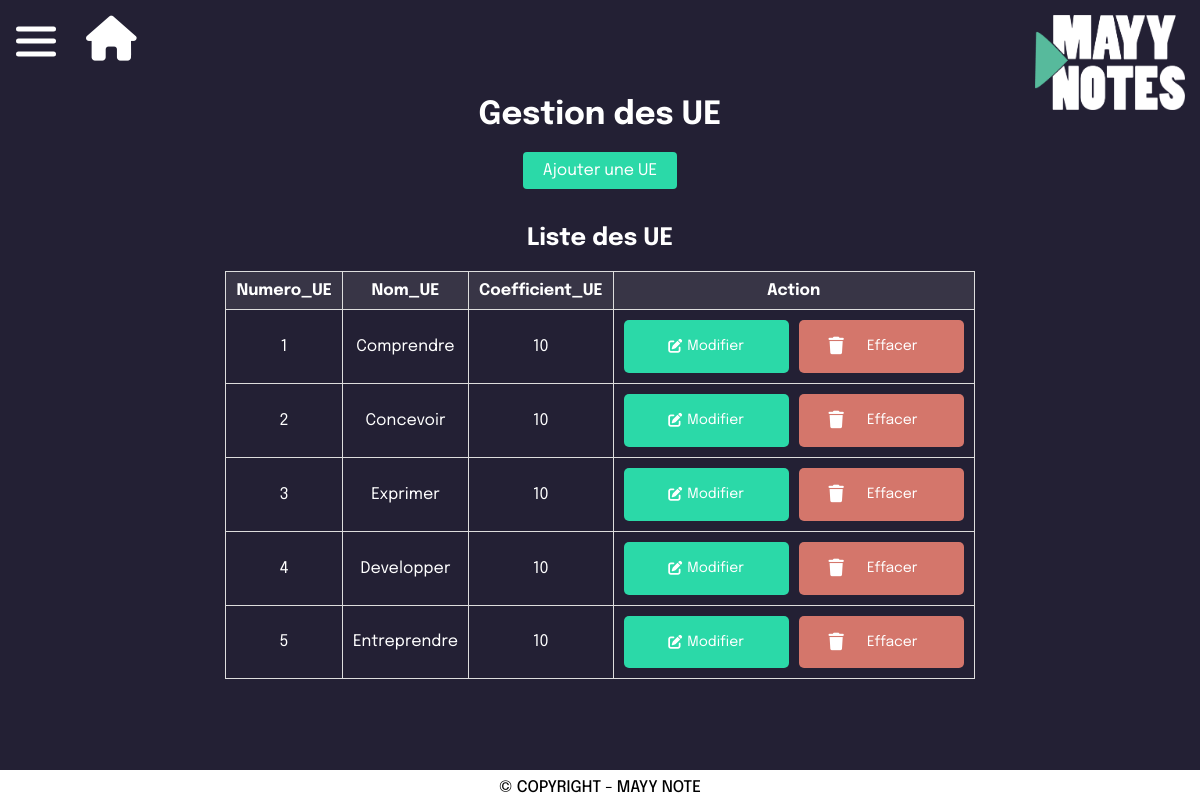
Page /html/admin_gestionue.php (signed in) on the committed database.
### tables this page shows
CREATE TABLE `ue` (
  `Numero_UE` int(11) NOT NULL,
  `Nom_UE` varchar(20) DEFAULT NULL,
  `Coefficient_UE` int(11) DEFAULT NULL
);

### html/admin_gestionue.php (the view, shortened to what this page needs)
<!DOCTYPE html>
<html lang="fr">
<head>
    <link rel="stylesheet" href="https://cdnjs.cloudflare.com/ajax/libs/font-awesome/6.5.1/css/all.min.css"/>
    <link rel="stylesheet" href="../css/style_admin_gestion.css">
</head>
<body>
<header>
    <?php include '../include/logo.php'?>
</header>
<?php include '../include/menu_admin.php'?>
<br>
<h1>Gestion des UE</h1>
<button id="ajouter-button" onclick="AjouterUe()">Ajouter une UE</button>
<br>
<h2>Liste des UE</h2>
<?php
include '../include/connexionBD.php';
$resultat = $connexion->query("SELECT * FROM ue");
if ($resultat->rowCount() > 0) {
    echo "<table border='1'>
                <tr>
                    <th>Numero_UE</th>
                    <th>Nom_UE</th>
                    <th>Coefficient_UE</th>
                    <th>Action</th>
                </tr>";
    foreach ($resultat as $row) {
        echo "<tr>
                    <td>" . $row["Numero_UE"] . "</td>
                    <td>" . $row["Nom_UE"] . "</td>
                    <td>" . $row["Coefficient_UE"] . "</td>
                    <td>
                        <div class='button-container'>
                            <a href='../script/modifier_ue.php?id=" . $row["Numero_UE"] . "' class='edit-button'><i class='fas fa-edit'></i> Modifier</a> <br>
                            <a href='../script/supprimer_ue.php?id=" . $row["Numero_UE"] . "' class='delete-button' onclick=\"return confirm('Êtes-vous sûr de vouloir supprimer cette ue?');\"><i class='fas fa-trash fa-border fa-lg'></i>Effacer</a>
                        </div>
                    </td>
                </tr>";
    }
    echo "</table>";
} else {
    echo "<script>alert('Aucune UE trouvée');</script>";
}
?>
<?php include '../include/footer.php'?>
</body>
</html>

### css/style_admin_gestion.css (style rules this page uses)
body { font-family: "Epilogue", sans-serif; color: #ffffff; background-color: #F2F3F8; margin: 0; padding: 0; }
h1, h2 { text-align: center; }
.edit-button { background-color: #2BD9A8; color: white; padding: 8px 12px; text-decoration: none; border-radius: 5px; border: none; font-size: 14px; width: 165px; cursor: pointer; transition: background-color 0.3s ease, color 0.3s ease; display: flex; align-items: center; justify-content: center; gap: 5px; margin-right: 10px; }
.delete-button { background-color: #d4766b; color: white; padding: 8px 12px; text-decoration: none; border-radius: 5px; border: none; font-size: 14px; width: 165px; cursor: pointer; transition: background-color 0.3s ease, color 0.3s ease; display: flex; align-items: center; gap: 5px; }
#ajouter-button { font-family: "Epilogue", sans-serif; display: block; margin: 20px auto; padding: 10px 20px; background-color: #2BD9A8; color: white; border: none; border-radius: 4px; cursor: pointer; font-size: 16px; transition-duration: 0.4s; }
table { margin: 20px auto; border-collapse: collapse; }
th, td { padding: 10px; border: 1px solid #dddddd; text-align: center; }
th { background-color: #383546; color: #ffffff; }
.button-container { display: flex; }

### css/style_menu_admin.css (style rules this page uses)
:root { --fa-border-style: transparent; --fa-border-padding: 18px; }
* { margin: 0; padding: 0; box-sizing: border-box; list-style: none; text-decoration: none; }
body,html { scroll-behavior: smooth; background-color: #232034; font-family: "Epilogue", sans-serif; }
a { color: rgb(0, 0, 0); }

### css/style_footer.css (style rules this page uses)
html, body { overflow: auto; scroll-behavior: smooth; margin: 0; }

### rows in the picture
ue: Numero_UE "1", Nom_UE "Comprendre", Coefficient_UE "10"
ue: Numero_UE "2", Nom_UE "Concevoir", Coefficient_UE "10"
ue: Numero_UE "3", Nom_UE "Exprimer", Coefficient_UE "10"
ue: Numero_UE "4", Nom_UE "Developper", Coefficient_UE "10"
ue: Numero_UE "5", Nom_UE "Entreprendre", Coefficient_UE "10"
